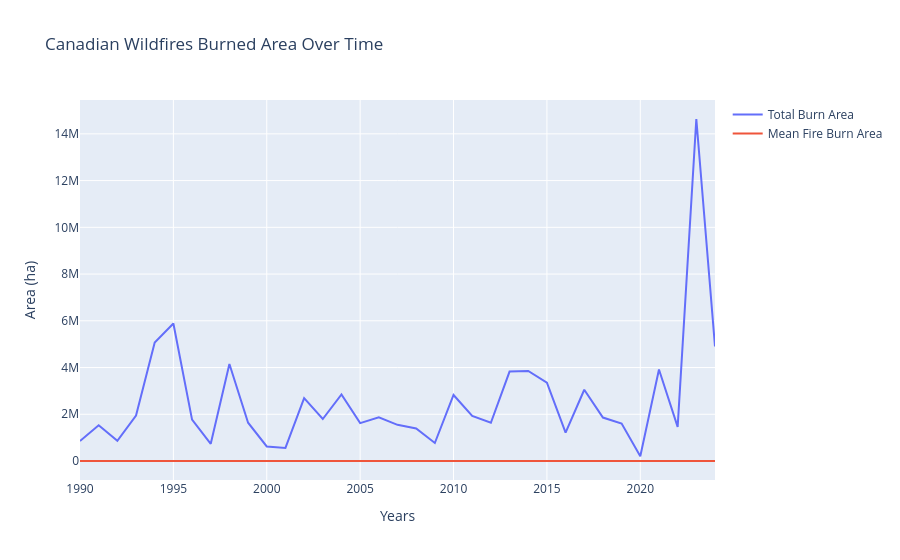

Notebook cell for this chart:
### Code cell
fig0 = go.Figure()

fig0.update_layout(
    title_text = "Canadian Wildfires Burned Area Over Time",
    xaxis_title = "Years",
    yaxis_title = "Area (ha)"
)

fig0.add_trace( go.Scatter(
    x = nbac_yearly["Year"],
    y = nbac_yearly["area_sum_ha"],
    name = "Total Burn Area",
    showlegend = True,

    # customdata = (np.column_stack([
    # ])),

    hovertemplate = (
        "Year: %{x}"
        "<br>Area: %{y}"
    )
))

fig0.add_trace(go.Scatter(
    x = nbac_yearly["Year"],
    y = nbac_yearly["area_mean_ha"],
    name = "Mean Fire Burn Area",

    hovertemplate= (
        "Year: %{x}"
        "<br>Area %{y}"
    )
))

### Figure 1 — Plotly figure (JSON) as saved in the notebook; plotly's stock layout.template omitted (floating-point values rounded to 4 significant figures)
{"data": [{"hovertemplate": "Year: %{x}<br>Area: %{y}", "name": "Total Burn Area", "showlegend": true, "type": "scatter", "x": [1990, 1991, 1992, 1993, 1994, 1995, 1996, 1997, 1998, 1999, 2000, 2001, 2002, 2003, 2004, 2005, 2006, 2007, 2008, 2009, 2010, 2011, 2012, 2013, 2014, 2015, 2016, 2017, 2018, 2019, 2020, 2021, 2022, 2023, 2024], "y": [858700.0, 1530000.0, 864100.0, 1948000.0, 5074000.0, 5885000.0, 1771000.0, 735000.0, 4150000.0, 1640000.0, 622300.0, 561700.0, 2693000.0, 1797000.0, 2850000.0, 1622000.0, 1872000.0, 1549000.0, 1395000.0, 770900.0, 2826000.0, 1930000.0, 1638000.0, 3828000.0, 3855000.0, 3352000.0, 1214000.0, 3049000.0, 1859000.0, 1604000.0, 207000.0, 3918000.0, 1459000.0, 14640000.0, 4904000.0]}, {"hovertemplate": "Year: %{x}<br>Area %{y}", "name": "Mean Fire Burn Area", "type": "scatter", "x": [1990, 1991, 1992, 1993, 1994, 1995, 1996, 1997, 1998, 1999, 2000, 2001, 2002, 2003, 2004, 2005, 2006, 2007, 2008, 2009, 2010, 2011, 2012, 2013, 2014, 2015, 2016, 2017, 2018, 2019, 2020, 2021, 2022, 2023, 2024], "y": [1677.0, 2629.0, 2595.0, 5153.0, 7047.0, 7554.0, 2116.0, 1939.0, 3301.0, 1826.0, 767.4, 686.6, 3143.0, 1538.0, 3149.0, 1423.0, 1166.0, 1283.0, 1081.0, 628.3, 1737.0, 2176.0, 1126.0, 2388.0, 2751.0, 1645.0, 1246.0, 1958.0, 1095.0, 1782.0, 294.0, 2277.0, 986.4, 6605.0, 2502.0]}], "layout": {"title": {"text": "Canadian Wildfires Burned Area Over Time"}, "xaxis": {"title": {"text": "Years"}}, "yaxis": {"title": {"text": "Area (ha)"}}}}
